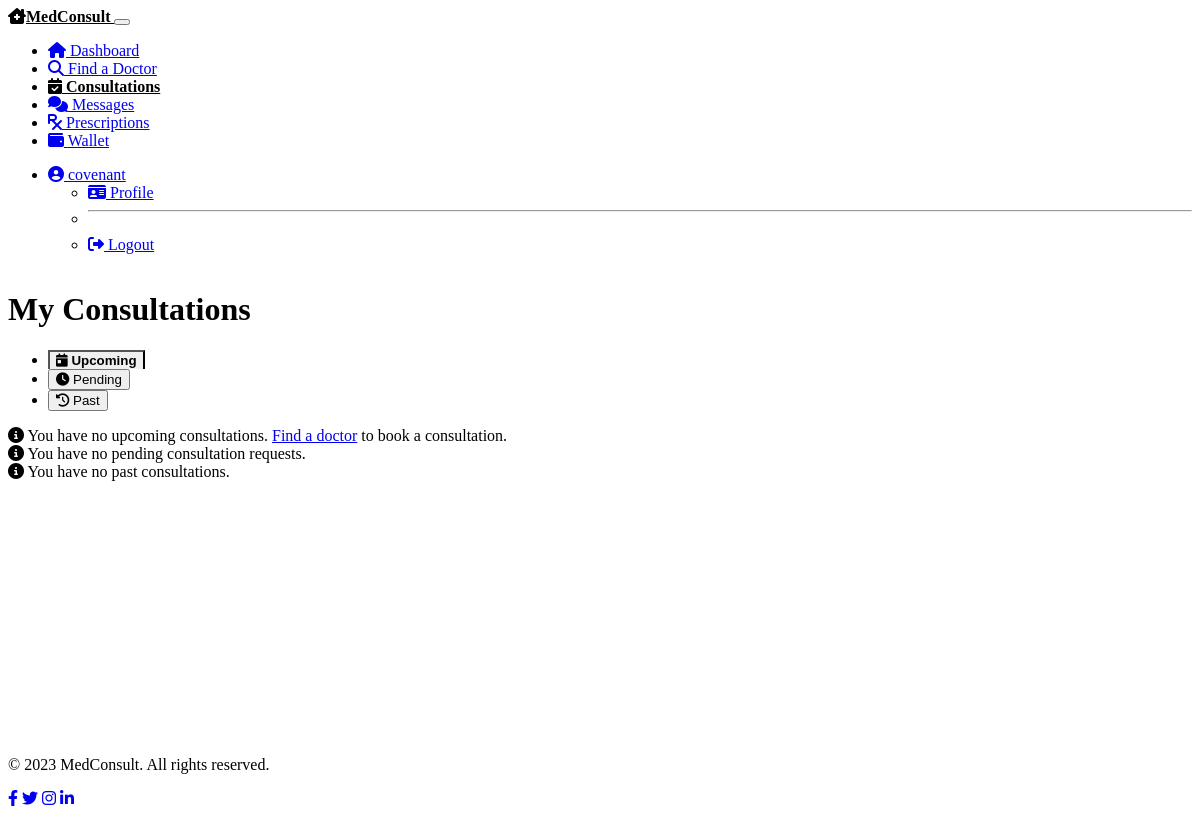
The app's page /patient/consultations (signed in), older data.
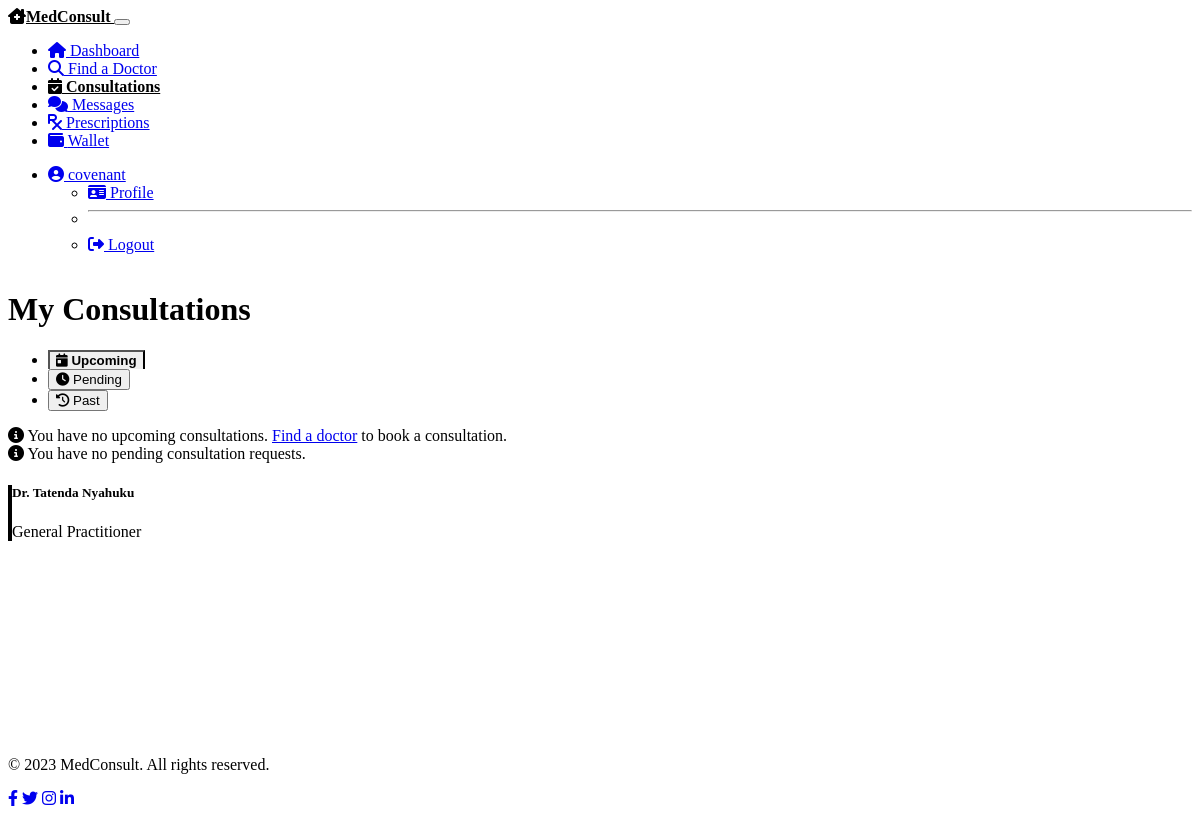
The same page, newer data.
### models.py (models this page shows, shortened)
class Consultation(db.Model):
    __tablename__ = 'consultations'
    id = db.Column(db.Integer, primary_key=True)
    patient_id = db.Column(db.Integer, db.ForeignKey('patients.id'), nullable=False)
    doctor_id = db.Column(db.Integer, db.ForeignKey('doctors.id'), nullable=False)
    status = db.Column(db.String(50), default='requested')  # requested, accepted, rejected, completed, cancelled
    proposed_fee = db.Column(db.Float, nullable=False)
    final_fee = db.Column(db.Float, nullable=True)
    scheduled_time = db.Column(db.DateTime, nullable=True)
    created_at = db.Column(db.DateTime, default=datetime.utcnow)
    completed_at = db.Column(db.DateTime, nullable=True)
    messages = db.relationship('Message', backref='consultation', lazy=True)
    prescriptions = db.relationship('Prescription', backref='consultation', lazy=True)

class Doctor(db.Model):
    __tablename__ = 'doctors'
    id = db.Column(db.Integer, primary_key=True)
    user_id = db.Column(db.Integer, db.ForeignKey('users.id'), nullable=False)
    first_name = db.Column(db.String(50), nullable=False)
    last_name = db.Column(db.String(50), nullable=False)
    specialty = db.Column(db.String(100), nullable=False)
    license_number = db.Column(db.String(50), nullable=False)
    qualifications = db.Column(db.Text, nullable=True)
    min_fee = db.Column(db.Float, nullable=False)
    max_fee = db.Column(db.Float, nullable=False)
    is_verified = db.Column(db.Boolean, default=False)
    consultations = db.relationship('Consultation', backref='doctor', lazy=True)

### routes.py (the view)
@app.route('/patient/consultations')
@login_required
@patient_required
def patient_consultations():
    consultations = Consultation.query.filter_by(
        patient_id=current_user.patient.id
    ).order_by(Consultation.created_at.desc()).all()
    return render_template('patient/consultations.html',
                          title='My Consultations',
                          consultations=consultations,
                          now=datetime.utcnow,
                          timedelta=timedelta)

### models.py (called while the page is built)
@login_manager.user_loader
def load_user(user_id):
    user = User.query.get(int(user_id))
    if user:
        return user
    return None

### routes.py (called while the page is built)
def patient_required(f):
    @wraps(f)
    def decorated_function(*args, **kwargs):
        if not current_user.is_authenticated or current_user.role != 'patient':
            flash('Access denied: Patient access required', 'danger')
            return redirect(url_for('login'))
        return f(*args, **kwargs)
    return decorated_function

### templates/patient/consultations.html (shortened to what the changed rows need)
{% extends "layout.html" %}
{% block content %}
<div class="row mb-4">
    <div class="col-12">
        <h1 class="mb-4">My Consultations</h1>
        <div class="tab-content" id="consultationsTabContent">
                {% set upcoming_consultations = consultations|selectattr('status', 'equalto', 'accepted')|selectattr('scheduled_time', 'gt', now())|list %}
                {% set pending_consultations = consultations|selectattr('status', 'equalto', 'requested')|list %}
            <div class="tab-pane fade" id="past" role="tabpanel" aria-labelledby="past-tab">
                {% set past_consultations = consultations|selectattr('status', 'in', ['completed', 'rejected', 'cancelled'])|list %}
                {% set past_consultations = past_consultations + consultations|selectattr('status', 'equalto', 'accepted')|selectattr('scheduled_time', 'le', now())|list %}
                {% if past_consultations %}
                    {% for consultation in past_consultations|sort(attribute='created_at', reverse=true) %}
                        <div class="card consultation-item status-{{ consultation.status }} bg-dark text-light mb-3">
                            <div class="card-body">
                                <div class="d-flex justify-content-between align-items-start">
                                    <div>
                                        <h5 class="card-title mb-1">Dr. {{ consultation.doctor.first_name }} {{ consultation.doctor.last_name }}</h5>
                                        <p class="mb-1 text-muted">{{ consultation.doctor.specialty }}</p>
                                    </div>
                                </div>
                            </div>
                        </div>
                    {% endfor %}
                {% else %}
                    <div class="alert alert-info">
                        <i class="fas fa-info-circle me-2"></i>
                        You have no past consultations.
                    </div>
                {% endif %}
            </div>
        </div>
    </div>
</div>
{% endblock %}

Row changes from the older to the newer data that the page shows:
added Consultation: doctor.first_name "Tatenda", doctor.last_name "Nyahuku", doctor.specialty "General Practitioner"
Text that changed along with them:
text no longer shown: "You have no past consultations."
